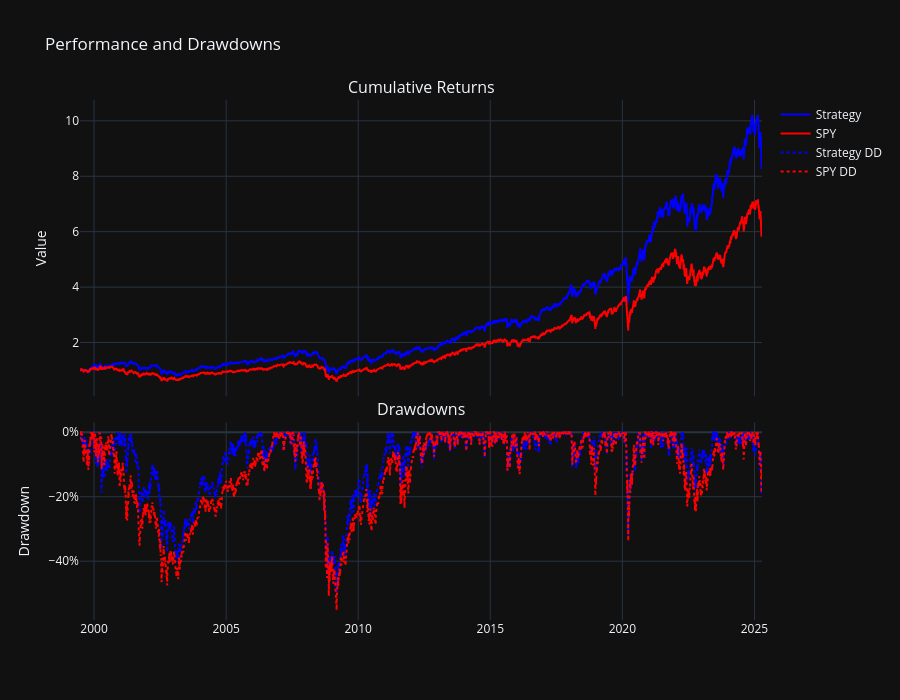

The cell this chart's notebook holds for it:
### Code cell
strat = strat.squeeze()
SPYy = SPYy.squeeze()

# === Calculate Drawdowns ===
strat_dd = (strat / strat.cummax()) - 1
spy_dd = (SPYy / SPYy.cummax()) - 1

# === Create subplots ===

fig = make_subplots(
    rows=2, cols=1, shared_xaxes=True,
    subplot_titles=("Cumulative Returns", "Drawdowns"),
    row_heights=[0.6, 0.4], vertical_spacing=0.05
)

# --- Cumulative Returns Plot ---
fig.add_trace(go.Scatter(x=strat.index, y=strat, name="Strategy", line=dict(color='blue')), row=1, col=1)
fig.add_trace(go.Scatter(x=SPYy.index, y=SPYy, name="SPY", line=dict(color='red')), row=1, col=1)

# --- Drawdowns Plot ---
fig.add_trace(go.Scatter(x=strat_dd.index, y=strat_dd, name="Strategy DD", line=dict(color='blue', dash='dot')), row=2, col=1)
fig.add_trace(go.Scatter(x=spy_dd.index, y=spy_dd, name="SPY DD", line=dict(color='red', dash='dot')), row=2, col=1)

# === Layout ===
fig.update_layout(
    template="plotly_dark",
    height=700,
    title="Performance and Drawdowns",
    yaxis1_title="Value",
    yaxis2_title="Drawdown",
)

# Drawdowns shown as % (e.g., -30%)
fig.update_yaxes(tickformat=".0%", row=2, col=1)
#fig.update_yaxes(type='log')

fig.show()

### Figure 1 — Plotly figure (JSON) as saved in the notebook; plotly's stock layout.template omitted (floating-point values rounded to 4 significant figures; data arrays with more than 128 entries replaced by an {"elided": "..."} marker saying what was removed)
{"data": [{"line": {"color": "blue"}, "name": "Strategy", "type": "scatter", "x": {"elided": "6496 str values"}, "xaxis": "x", "y": {"elided": "6496 float values"}, "yaxis": "y"}, {"line": {"color": "red"}, "name": "SPY", "type": "scatter", "x": {"elided": "6496 str values"}, "xaxis": "x", "y": {"elided": "6496 float values"}, "yaxis": "y"}, {"line": {"color": "blue", "dash": "dot"}, "name": "Strategy DD", "type": "scatter", "x": {"elided": "6496 str values"}, "xaxis": "x2", "y": {"elided": "6496 float values"}, "yaxis": "y2"}, {"line": {"color": "red", "dash": "dot"}, "name": "SPY DD", "type": "scatter", "x": {"elided": "6496 str values"}, "xaxis": "x2", "y": {"elided": "6496 float values"}, "yaxis": "y2"}], "layout": {"annotations": [{"font": {"size": 16}, "showarrow": false, "text": "Cumulative Returns", "x": 0.5, "xanchor": "center", "xref": "paper", "y": 1, "yanchor": "bottom", "yref": "paper"}, {"font": {"size": 16}, "showarrow": false, "text": "Drawdowns", "x": 0.5, "xanchor": "center", "xref": "paper", "y": 0.38, "yanchor": "bottom", "yref": "paper"}], "height": 700, "title": {"text": "Performance and Drawdowns"}, "xaxis": {"anchor": "y", "domain": [0, 1], "matches": "x2", "showticklabels": false}, "xaxis2": {"anchor": "y2", "domain": [0, 1]}, "yaxis": {"anchor": "x", "domain": [0.43, 1], "title": {"text": "Value"}}, "yaxis2": {"anchor": "x2", "domain": [0, 0.38], "tickformat": ".0%", "title": {"text": "Drawdown"}}}}
